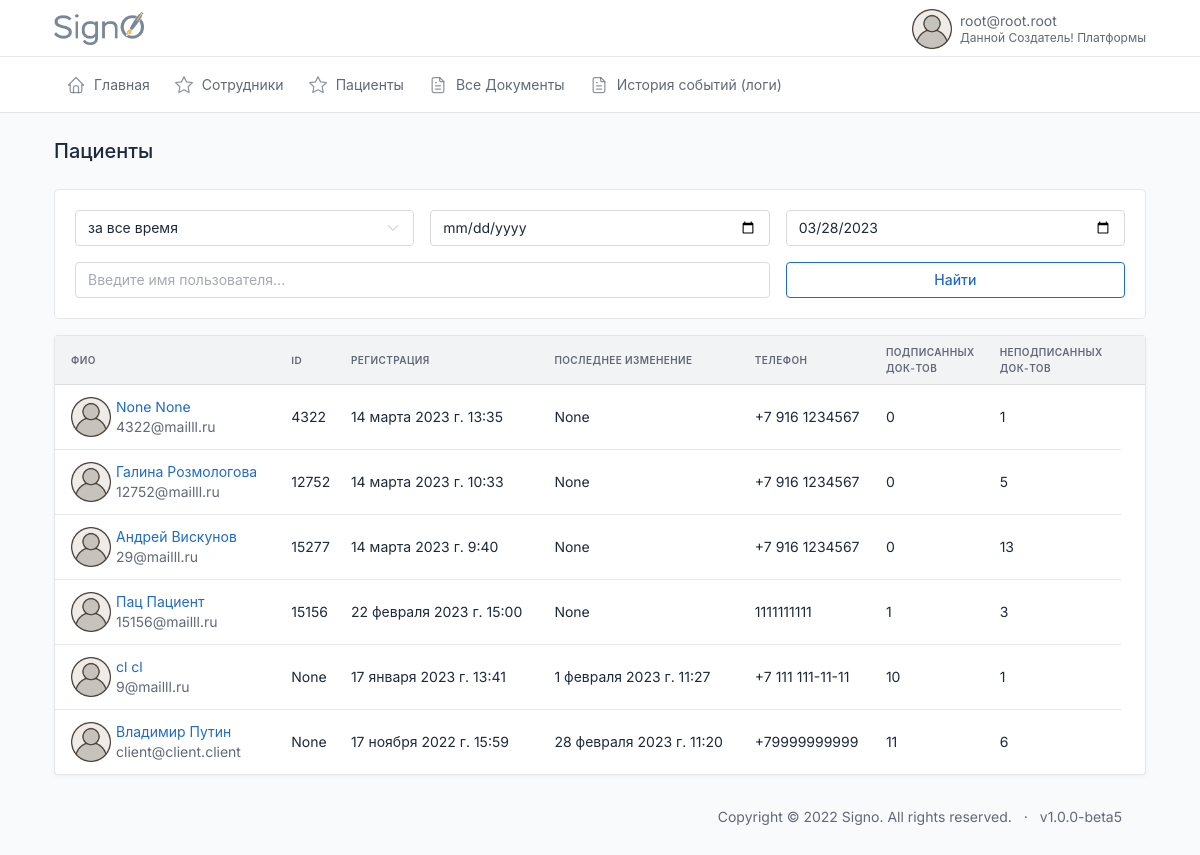
/id/users/ (signed in), run on the app's committed database.
### users/models.py (models this page shows, shortened)
class CustomUser(AbstractBaseUser, PermissionsMixin):
    email = models.EmailField(max_length=254, unique=True, verbose_name='Электронная почта')
    first_name = models.CharField(u"Имя", max_length=100, blank=True, null=True)
    last_name = models.CharField(u"Фамилия", max_length=100, blank=True, null=True)
    patronymic = models.CharField(u"Отчество", max_length=100, blank=True, null=True)
    pasport_series = models.CharField(max_length=12, blank=True, verbose_name='Серия паспорта')
    pasport_number = models.CharField(max_length=12, blank=True, verbose_name='Номер паспорта')
    addres = models.CharField(max_length=240, blank=True, verbose_name='Адрес пользователя')
    user_profile_id = models.IntegerField(blank=True, verbose_name='ID пользователя', null=True)
    phone = models.CharField(max_length=24, verbose_name='Телефон')
    uniq_id = models.CharField(unique=True, max_length=12, blank=True, null=True, verbose_name='Уникальный ID')
    photo = models.ImageField(
        upload_to='users/%Y/%m/%d/',
        blank=True,
        default='../static/images/default_avatar.png',
        verbose_name='Аватар')
    is_active = models.BooleanField(default=True, verbose_name='Активирован')
    is_admin = models.BooleanField(default=False, verbose_name='Администратор')
    is_staff = models.BooleanField(_('staff status'), default=False)
    is_superuser = models.BooleanField(_('super user'), default=False)
    date_joined = models.DateTimeField(u'date joined', blank=True, null=True, default=timezone.now)
    last_login = models.DateTimeField(u'last login', blank=True, null=True)
    groups = models.ManyToManyField(Group, blank=True, null=True, verbose_name='Группы', related_name='groups')
    user_permissions = models.ManyToManyField(Permission, blank=True, null=True, verbose_name='Разрешения', related_name='user_permissions')
    date_of_birthday = models.DateField(blank=True, null=True, verbose_name='Дата Рождения')
    ADMINISTRATOR = 'AD'
    DOCTOR = 'DO'
    CLIENT = 'CL'
    DIRECTOR = 'DI'
    TYPE_ROLE = [
        (ADMINISTRATOR, 'Администратор'),
        (DOCTOR, 'Врач'),
        (CLIENT, 'Клиент'),
        (DIRECTOR, 'Руководитель')
    ]
    type = models.CharField(max_length=6, choices=TYPE_ROLE, default=CLIENT, verbose_name='Тип пользователя')
    ban = models.BooleanField(default=False, verbose_name='Уволен')
    ban_date = models.DateTimeField(verbose_name='дата увольнения', blank=True, null=True)
    ecp = models.BooleanField(default=False, verbose_name='Наличие ЭЦП')
    USERNAME_FIELD = 'email'
    REQUIRED_FIELDS = []
    objects = CustomUserManager()
    class Meta:
        verbose_name='Пользователь'
        verbose_name_plural='Пользователи'

### users/views.py (the view)
# urls.py: path('id/', include('users.urls')),
@login_required
def users(request):
    if request.user.type == 'ID':
        list_of_clients = Document.objects.filter(deleted=False).values_list('recipient', flat=True)
    else:
        list_of_clients = list(Document.objects. \
                                filter(deleted=False). \
                                filter(Q(sender=request.user) | Q(founder=request.user)
                                ).distinct()
                                .values_list('recipient', flat=True))
    all_clients = CustomUser.objects.filter(id__in=list_of_clients)
    all_clients = annotate_users_with_number_of_signed_docs(
                                            all_clients,
                                            'recipient__recipient_status')
    clients = search_users(request, all_clients)
    clients = paginate_list(request, clients, 20)
    context = {
        'title': 'Пациенты', # don't touch! this value is used in template
        'users': clients,
    }
    return render (request, 'index/users.html', context=context)

### users/services.py (called while the page is built, shortened)
def search_users(request, all_users):
    search_name = request.GET.get('search')
    period = request.GET.get('period')
    user_type = request.GET.get('user_type')
    if period:
        start_date, end_date = get_dates(period, all_users)
        all_users = all_users.filter(date_joined__range=[start_date, end_date])
    if user_type:
        all_users = all_users.filter(type=user_type)
    sort_filter = request.GET.get('sort')
    if sort_filter:
        all_users = all_users.order_by(sort_filter)
    else:
        all_users = all_users.order_by('-date_joined')
    return all_users

def annotate_users_with_number_of_signed_docs(all_users, user_type):
    dict_true = {user_type:True}
    dict_false = {user_type:False}
    all_users = all_users.annotate(
                signed_docs=Count(Case(
                    When(**dict_true, then=1),
                    output_field=models.IntegerField(),
                    distinct=True
            ))) \
            .annotate(
                not_signed_docs=Count(Case(
                    When(**dict_false, then=1),
                    output_field=models.IntegerField(),
                    distinct=True
            )))
    return all_users

### utils/services.py (called while the page is built)
def paginate_list(request, list, page_len):
    paginator = Paginator(list, page_len)
    page_number = request.GET.get('page')
    return paginator.get_page(page_number)

### index/templates/index/users.html
{%extends 'index.html'%}
{%block content%}
{% include 'common/_info_box_users.html' %}
{% if title == "Пациенты" %}
    {% include 'common/_clients_table.html' %}
{% else %}
    {% include 'common/_staff_table.html' %}
{% endif %}
{%endblock%}

### templates/header.html (shortened to what this page needs)
<!doctype html>{%load static%}
<html lang="en">
<head>
  <link href="{% static 'dist/css/tabler.min.css' %}" rel="stylesheet" />
  <link href="{% static 'dist/css/tabler-flags.min.css' %}" rel="stylesheet" />
  <link href="{% static 'dist/css/tabler-payments.min.css'%}" rel="stylesheet" />
  <link href="{% static 'dist/css/tabler-vendors.min.css' %}" rel="stylesheet" />
  <link href="{% static 'dist/css/demo.min.css'%}" rel="stylesheet" />
  <link href="{% static 'css/style.css'%}" rel="stylesheet" />
  <link rel='stylesheet' href='https://cdn-uicons.flaticon.com/uicons-regular-rounded/css/uicons-regular-rounded.css'>
</head>
<body>
  <div class="wrapper">
    <header class="navbar navbar-expand-md navbar-light d-print-none">
      <div class="container-xl">
        <h1 class="navbar-brand navbar-brand-autodark d-none-navbar-horizontal pe-0 pe-md-3"
          style="display:flex; justify-content:space-between">
          <a href="{%url 'index'%}">
            <img width=90px height=33px src="/static/images/signo_logo.png">
          </a>
        </h1>
        <div class="navbar-nav flex-row order-md-last">
          <div class="nav-item dropdown">
            <a href="#" class="nav-link d-flex lh-1 text-reset p-0" data-bs-toggle="dropdown"
              aria-label="Open user menu">
              <img width=40px height=40px src="{{request.user.photo.url}}">
              <div class="d-none d-xl-block ps-2">
                <div>{{request.user.email}}</div>
                <div class="mt-1 small text-muted">
                  {{request.user.last_name}} {{request.user.first_name}} {{request.user.patronymic}}
                </div>
              </div>
            </a>
          </div>
        </div>
      </div>
    </header>
    <div class="navbar-expand-md">
      <div class="collapse navbar-collapse" id="navbar-menu">
        <div class="navbar navbar-light">
          <div class="container-xl">
            <ul class="navbar-nav">
              {%if request.user.type == 'DI'%}
              {% include 'menu/director.html' %}
              {%endif%}
            </ul>
          </div>
        </div>
      </div>
    </div>
    <div class="page-wrapper">
      <div class="container-xl">
        <div class="page-header d-print-none">
          <div class="row align-items-center">
            <div class="col">
              <h2 class="page-title">
                {%block title%}{{title}}{%endblock%}
              </h2>
            </div>
          </div>
        </div>
      </div>
      <div class="page-body">
        <div class="container-xl">

### templates/common/_clients_table.html (shortened to what this page needs)
{% load static %}
{% load extra_tags %}
<div class="col-12">
    <div class="card">
      <div class="table-responsive">
        <table class="table table-vcenter card-table">
          <thead>
            <tr>
              <th id="th-last_name" class='sortable-table-header' onclick="filterByField('last_name')">ФИО</th>
              <th id="th-id" class='sortable-table-header' onclick="filterByField('id')">ID
              </th>
              <th id="th-date_joined" class='sortable-table-header' onclick="filterByField('date_joined')">Регистрация</th>
              <th id="th-last_login" class='sortable-table-header' onclick="filterByField('last_login')">Последнее изменение</th>
              {% if request.user.type != 'DO' %}
                <th>Телефон</th>
              {% endif %}
              <th id="th-signed_docs" class='sortable-table-header' onclick="filterByField('signed_docs')">Подписанных<br> док-тов</th>
              <th id="th-not_signed_docs" class='sortable-table-header' onclick="filterByField('not_signed_docs')">Неподписанных<br> док-тов</th>
              <th class="w-1"></th>
            </tr>
          </thead>
          <tbody class="lazy-loading-users">
          {% for user in users %}
          <tr class="lazy-row-users">
              <td>
                <div class="d-flex py-1 align-items-center">
                  {% if user.photo %}
                    <img width=40px height=40px src="{{user.photo.url}}" style="margin-right:5px">
                  {% endif %}
                <div class="flex-fill">
                      {% if request.user.type != 'DO' %}
                        <a href="{%url 'user' user.id%}"><div class="font-weight-medium">{{user.first_name}} {{user.last_name}}</div></a>
                      {% else %}
                        <div class="font-weight-medium">{{user.first_name}} {{user.last_name}}</div>
                      {% endif %}
                    <div class="text-muted">{{user.email}}</div>
                  </div>
                </div>
              </td>
              <td>
                <div>{{ user.uniq_id }}</div>
              </td>
              <td>
                <div>{{ user.date_joined }}</div>
              </td>
              <td>
                <div>{{ user.last_login }}</div>
              </td>
              {% if request.user.type != 'DO' %}
              <td>
                <div>{{ user.phone }}</div>
              </td>
              {% endif %}
              <td>
                <div>{{ user.signed_docs }}</div>
              </td>
              <td>
                <div>{{ user.not_signed_docs }}</div>
              </td>
            </tr>
          {% endfor %}
          </tbody>
        </table>
      </div>
    </div>
  </div>

### templates/header.html (style rules this page uses)
.table-responsive { min-height: 275px; }

### data on the page
CustomUser: user.photo (placeholder picture), user.email "root@root.root", user.last_name "Данной", user.first_name "Создатель!", user.patronymic "Платформы"
CustomUser: photo (placeholder picture), first_name "None", last_name "None", email "4322@mailll.ru", uniq_id "4322", date_joined "14 марта 2023 г. 13:35", last_login "None", phone "+7 916 1234567", signed_docs "0", not_signed_docs "1"
CustomUser: photo (placeholder picture), first_name "Галина", last_name "Розмологова", email "12752@mailll.ru", uniq_id "12752", date_joined "14 марта 2023 г. 10:33", last_login "None", phone "+7 916 1234567", signed_docs "0", not_signed_docs "5"
CustomUser: photo (placeholder picture), first_name "Андрей", last_name "Вискунов", email "29@mailll.ru", uniq_id "15277", date_joined "14 марта 2023 г. 9:40", last_login "None", phone "+7 916 1234567", signed_docs "0", not_signed_docs "13"
CustomUser: photo (placeholder picture), first_name "Пац", last_name "Пациент", email "15156@mailll.ru", uniq_id "15156", date_joined "22 февраля 2023 г. 15:00", last_login "None", phone "1111111111", signed_docs "1", not_signed_docs "3"
CustomUser: photo (placeholder picture), first_name "cl", last_name "cl", email "9@mailll.ru", uniq_id "None", date_joined "17 января 2023 г. 13:41", last_login "1 февраля 2023 г. 11:27", phone "+7 111 111-11-11", signed_docs "10", not_signed_docs "1"
CustomUser: photo (placeholder picture), first_name "Владимир", last_name "Путин", email "client@client.client", uniq_id "None", date_joined "17 ноября 2022 г. 15:59", last_login "28 февраля 2023 г. 11:20", phone "+79999999999", signed_docs "11", not_signed_docs "6"

### other printed values
{{ title }} "Пациенты"
